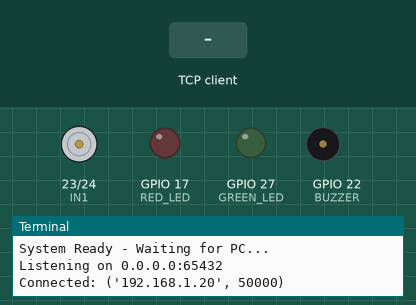
This program was run on a simulated Raspberry Pi (BCM pin numbers). Parts: motor-driver pin pairs drawn as motors (green arrow = first pin HIGH = forward, orange = second pin HIGH = backward, longer = more drive), output pins drawn as LEDs (lit = HIGH), buzzer (waves = sounding, pin HIGH), the last lines printed to the terminal. The inputs (shaded band) are chosen by the test bench. One TCP client connects 1 s after the port opens and stays connected.

Above: at 1.2 s.
1.3 s: the TCP client sends "OK\n"
At 1.9 s:
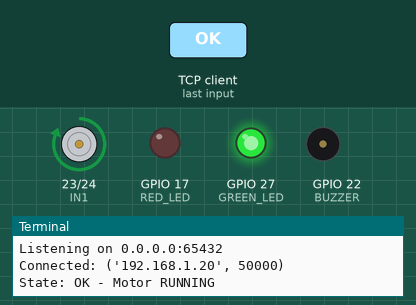
2.8 s: the TCP client sends "DEFECT\n"
At 3.1 s:
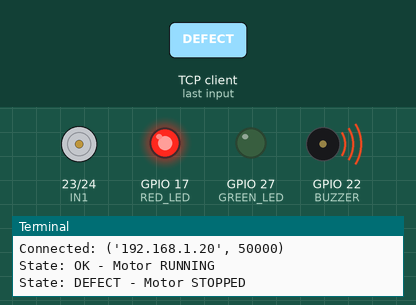
Timing chart, 0 to 5.8 s (numbered marks = the images above; inputs shaded):
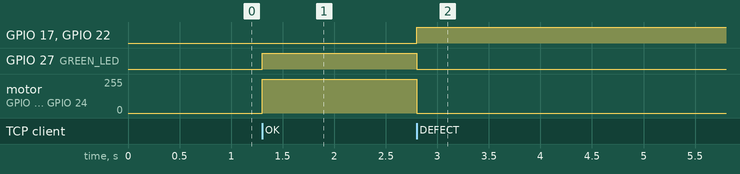

Measured:
- after the input at 1.3 s, GPIO 27 (GREEN_LED): LOW → HIGH at once; motor on GPIO 23 (IN1) / GPIO 24 (IN2): stopped → forward 255/255 at once
- after the input at 2.8 s, GPIO 17 (RED_LED), GPIO 22 (BUZZER): LOW → HIGH at once; GPIO 27 (GREEN_LED): HIGH → LOW at once; motor on GPIO 23 (IN1) / GPIO 24 (IN2): forward 255/255 → stopped at once

The program:

motor_control_server.py
```python
"""
Raspberry Pi motor-control server (embedded control node).

Listens for inspection-state commands ("OK" / "DEFECT") from the PC detection
client over a TCP socket and drives the hardware via GPIO:

    OK     -> motor RUNNING,  green LED on
    DEFECT -> motor STOPPED,  red LED + buzzer on
    idle   -> everything off (safe startup / on PC disconnect)

Wiring (BCM pin numbering):
    L298N  IN1  -> GPIO 23
    L298N  IN2  -> GPIO 24
    Green LED   -> GPIO 27
    Red LED     -> GPIO 17
    Buzzer      -> GPIO 22

Run on the Raspberry Pi:  python3 motor_control_server.py
Requires: gpiozero  (pip install gpiozero)
"""

from gpiozero import DigitalOutputDevice
import socket
import sys

# L298N motor-driver control pins
IN1 = DigitalOutputDevice(23)
IN2 = DigitalOutputDevice(24)

# Status indicators
GREEN_LED = DigitalOutputDevice(27)
RED_LED = DigitalOutputDevice(17)
BUZZER = DigitalOutputDevice(22)

HOST = "0.0.0.0"
PORT = 65432  # MUST match PI_PORT in detection/detect_with_pi_control.py


def idle_state():
    # Everything OFF (safe state)
    IN1.off()
    IN2.off()
    GREEN_LED.off()
    RED_LED.off()
    BUZZER.off()
    print("State: IDLE - Waiting for signal")


def run_motor():
    IN1.on()
    IN2.off()
    GREEN_LED.on()
    RED_LED.off()
    BUZZER.off()
    print("State: OK - Motor RUNNING")


def stop_motor():
    IN1.off()
    IN2.off()
    GREEN_LED.off()
    RED_LED.on()
    BUZZER.on()
    print("State: DEFECT - Motor STOPPED")


def start_server():
    idle_state()  # safe startup with no alarm
    print("System Ready - Waiting for PC...")
    with socket.socket(socket.AF_INET, socket.SOCK_STREAM) as s:
        s.bind((HOST, PORT))
        s.listen()
        print(f"Listening on {HOST}:{PORT}")
        while True:
            conn, addr = s.accept()
            print("Connected:", addr)
            with conn:
                while True:
                    data = conn.recv(1024)
                    # If PC disconnected
                    if not data:
                        print("PC Disconnected")
                        idle_state()
                        break

                    command = data.decode().strip().upper()
                    if "OK" in command:
                        run_motor()
                    elif "DEFECT" in command:
                        stop_motor()
                    else:
                        print("Unknown command:", command)


if __name__ == "__main__":
    try:
        start_server()
    except KeyboardInterrupt:
        idle_state()
        sys.exit(0)
```
